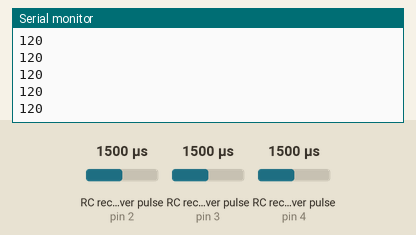
Recording of a sketch running on a simulated Arduino Uno, built with avr-gcc and run on an emulated ATmega328P. On the bench: the last lines printed to the serial monitor. Wiring (inferred from the names in the program): 3 × RC receiver channel: data pin 2 / data pin 3 / data pin 4. The inputs (shaded band) are chosen by the test bench; at power-on: RC receiver pulse (sensors on pin 4, pin 2, pin 3) 1500 µs.

Above: at 1.2 s.
1.3 s: RC receiver pulse (sensor on pin 4) set to 1020 µs
At 1.46 s:
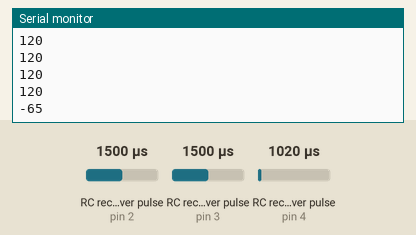
2.8 s: RC receiver pulse (sensor on pin 4) set to 1250 µs
At 2.9 s:
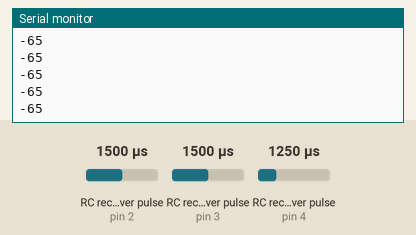
Timing chart, 0 to 5.8 s (numbered marks = the images above; inputs shaded):
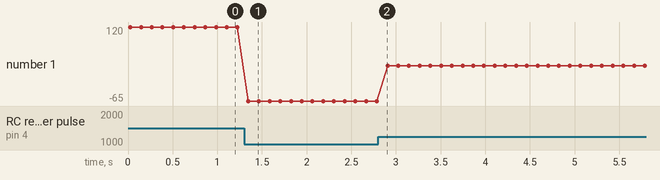

Measured:
- after the input at 1.3 s, the serial monitor: prints a new line after 0.05 s (image 1)
- plotted number 1: 120 → -65 after the input at 1.3 s, -65 → 23 after the input at 2.8 s

The sketch:

Final_v1.ino
```cpp
#include "controller_without_switches.h"

void setup() {
  Serial.begin(9600);

  pinMode(forward_backward_channel,INPUT);
  pinMode(right_left_channel,INPUT);
  pinMode(speed_channel,INPUT);
}

void loop() {
  recieve();
}
```

controller_without_switches.h
```cpp
int forward_backward_channel = 2;//channel 2
int right_left_channel = 3; //channel 1
int speed_channel = 4; //channel 3

long f_b_channel_us = 0;
long r_l_channel_us = 0;
long s_channel_us = 0;

int f_b = 0;
int r_l = 0;
int speed_ = 0;

long r_l_min_us = 1200;
long r_l_max_us = 2048;

long f_b_min_us = 1140;
long f_b_max_us = 1930;

long s_min_us = 1190;
long s_max_us = 1850;

long center_f_b = 0;
long center_r_l = 0;
long min_speed = 0;

long timeout = 150000;
```

controller_without_switches.ino
```cpp
//#include "controller_without_switches.h"
void recieve() {
  f_b_channel_us = pulseIn(forward_backward_channel,HIGH,timeout);
  r_l_channel_us = pulseIn(right_left_channel,HIGH,timeout);
  s_channel_us = pulseIn(speed_channel,HIGH,timeout);

  float f_b_dir = map(f_b_channel_us,f_b_min_us,f_b_max_us,0,100);
  float r_l_dir = map(r_l_channel_us,r_l_min_us,r_l_max_us,0,100);
  speed_ = map(s_channel_us, s_min_us, s_max_us, 0, 255);
  if ( f_b_dir >= 55) {
    f_b = 1;
  } else if (f_b_dir <= 45) {
    f_b = -1;
  } else {
    f_b = 0;
  }

  if ( r_l_dir >= 55) {
    r_l = 1;
  } else if (r_l_dir <= 45) {
    r_l = -1;
  } else {
    r_l = 0;
  }

//  Serial.print(f_b);Serial.print("  ");Serial.print(r_l);Serial.print("   ");Serial.println(speed);
 Serial.println(speed_);
 delay(100);
}
```
